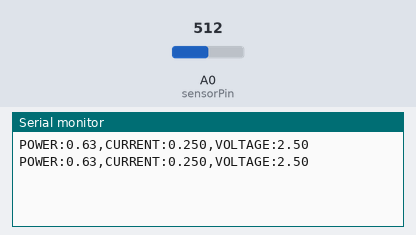
This sketch was run on a simulated Arduino Uno, built with avr-gcc and run on an emulated ATmega328P. On the bench: the last lines printed to the serial monitor. The test bench sets the inputs (shaded band); at power-on: A0 (sensorPin) = 512.

Above: at 1.8 s.
1.9 s: A0 (sensorPin) set to 716
At 2.8 s:
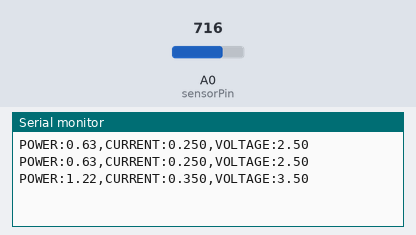
3.4 s: A0 (sensorPin) set to 900
At 4.7 s:
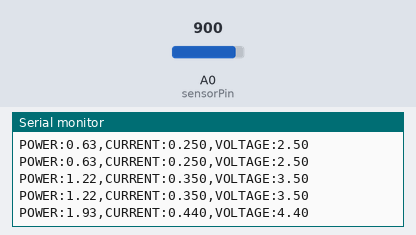
Timing chart, 0 to 6.4 s (numbered marks = the images above; inputs shaded):
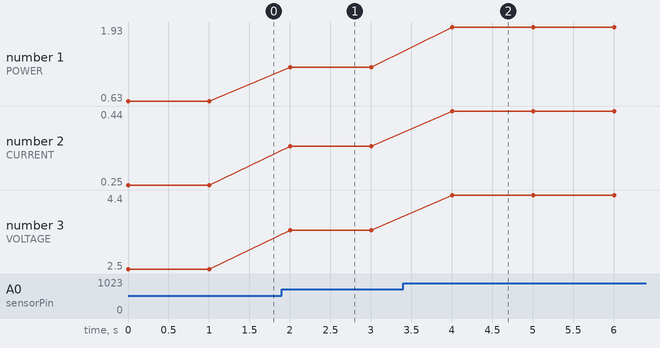

Measured:
- after the input at 1.9 s, the serial monitor: prints a new line after 0.10 s (image 1)
- after the input at 3.4 s, the serial monitor: prints a new line after 0.61 s (image 2)
- plotted number 1: 0.63 → 1.22 after the input at 1.9 s, 1.22 → 1.93 after the input at 3.4 s
- plotted number 2: 0.25 → 0.35 after the input at 1.9 s, 0.35 → 0.44 after the input at 3.4 s
- plotted number 3: 2.5 → 3.5 after the input at 1.9 s, 3.5 → 4.4 after the input at 3.4 s

The sketch:

shams_monitor.ino
```cpp
int sensorPin = A0;

void setup() {
  Serial.begin(9600);
}

void loop() {

  int value = analogRead(sensorPin);

  float voltage = value * (5.0 / 1023.0);
  float current = voltage / 10.0;
  float power = voltage * current;

  Serial.print("POWER:");
  Serial.print(power, 2);

  Serial.print(",CURRENT:");
  Serial.print(current, 3);

  Serial.print(",VOLTAGE:");
  Serial.println(voltage, 2);

  delay(1000);
}
```
